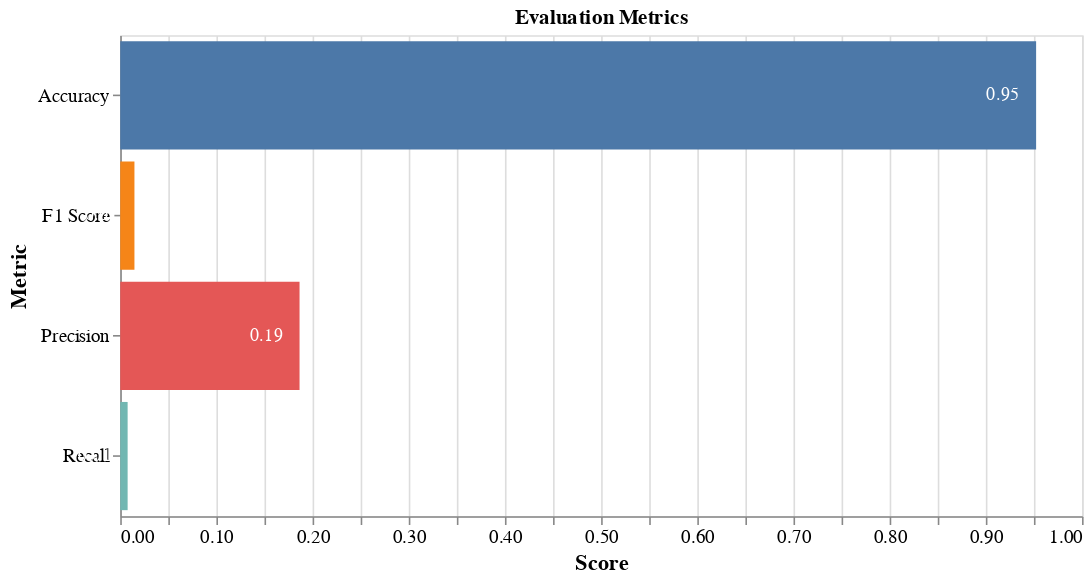

The notebook cell this image was saved under:
### Code cell
metrics_scores = {
    "Accuracy": accuracy_score(y_test, y_pred),
    "Precision": precision_score(y_test, y_pred),
    "Recall": recall_score(y_test, y_pred),
    "F1 Score": f1_score(y_test, y_pred),
}

df_metrics = pd.DataFrame(list(metrics_scores.items()), columns=["Metric", "Score"])

base = alt.Chart(df_metrics).encode(
    y=alt.Y("Metric:N", axis=alt.Axis(title="Metric")),
    x=alt.X("Score:Q", axis=alt.Axis(title="Score"), scale=alt.Scale(domain=[0, 1])),
)

bar = base.mark_bar().encode(
    color=alt.Color("Metric:N", legend=None), text=alt.Text("Score:Q", format=".2f")
)

text = base.mark_text(
    align="right",
    baseline="middle",
    color="white",
    dx=-10,
).encode(text=alt.Text("Score:Q", format=".2f"))

chart = (
    (bar + text)
    .properties(title="Evaluation Metrics", width=600, height=300)
    .configure_axis(labelFontSize=12, titleFontSize=14)
)

chart

### Figure 1 — Vega-Lite specification as saved in the notebook (floating-point values rounded to 4 significant figures)
{"config": {"view": {"continuousWidth": 300, "continuousHeight": 300}, "axis": {"labelFontSize": 12, "titleFontSize": 14}}, "layer": [{"mark": {"type": "bar"}, "encoding": {"color": {"field": "Metric", "legend": null, "type": "nominal"}, "text": {"field": "Score", "format": ".2f", "type": "quantitative"}, "x": {"axis": {"title": "Score"}, "field": "Score", "scale": {"domain": [0, 1]}, "type": "quantitative"}, "y": {"axis": {"title": "Metric"}, "field": "Metric", "type": "nominal"}}}, {"mark": {"type": "text", "align": "right", "baseline": "middle", "color": "white", "dx": -10}, "encoding": {"text": {"field": "Score", "format": ".2f", "type": "quantitative"}, "x": {"axis": {"title": "Score"}, "field": "Score", "scale": {"domain": [0, 1]}, "type": "quantitative"}, "y": {"axis": {"title": "Metric"}, "field": "Metric", "type": "nominal"}}}], "data": {"name": "data-2e9eccfb4ccdcb03466ae5edc4a3fdaf"}, "height": 300, "title": "Evaluation Metrics", "width": 600, "$schema": "https://vega.github.io/schema/vega-lite/v5.14.1.json", "datasets": {"data-2e9eccfb4ccdcb03466ae5edc4a3fdaf": [{"Metric": "Accuracy", "Score": 0.9523}, {"Metric": "Precision", "Score": 0.1864}, {"Metric": "Recall", "Score": 0.007698}, {"Metric": "F1 Score", "Score": 0.01478}]}}
